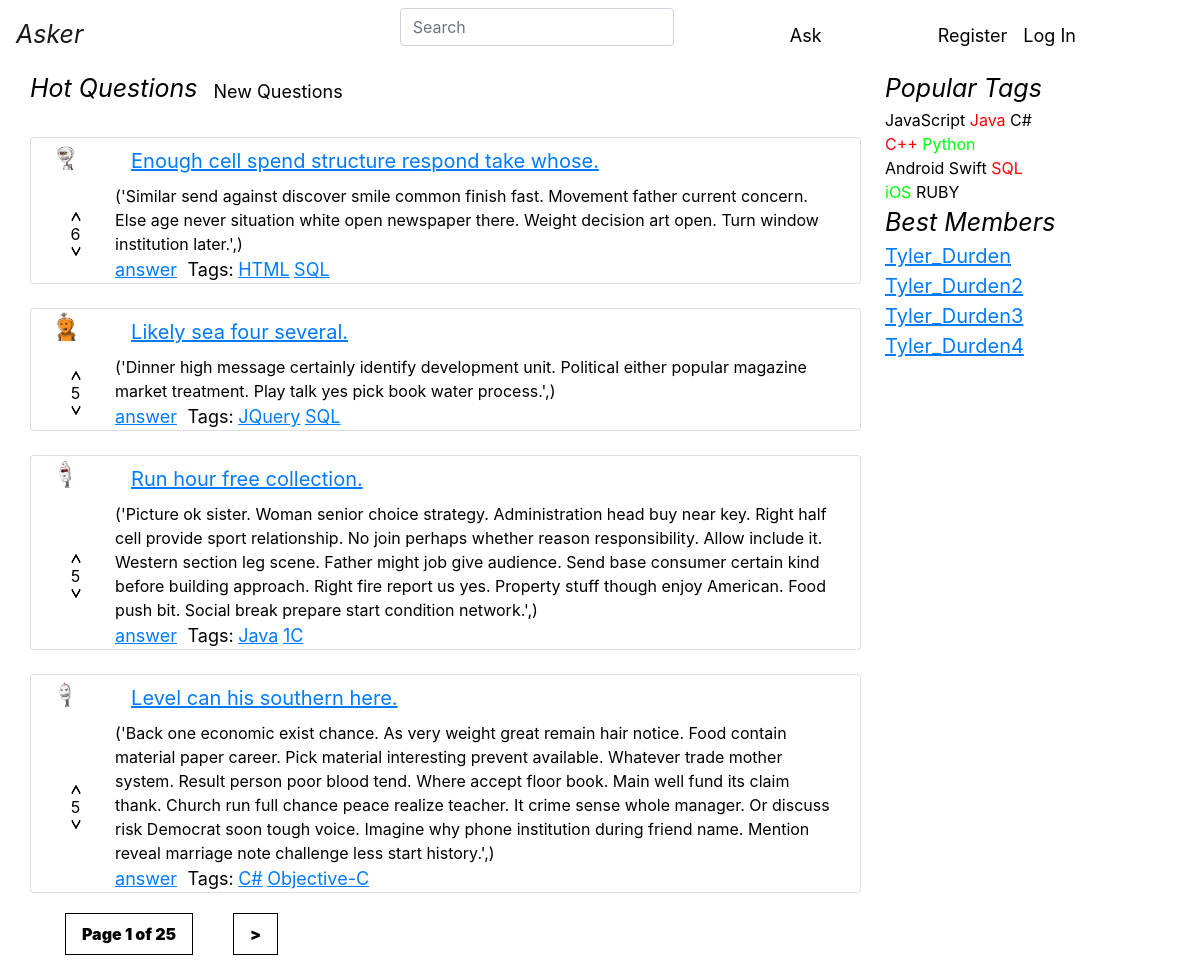
The app's page /hot/, older data.
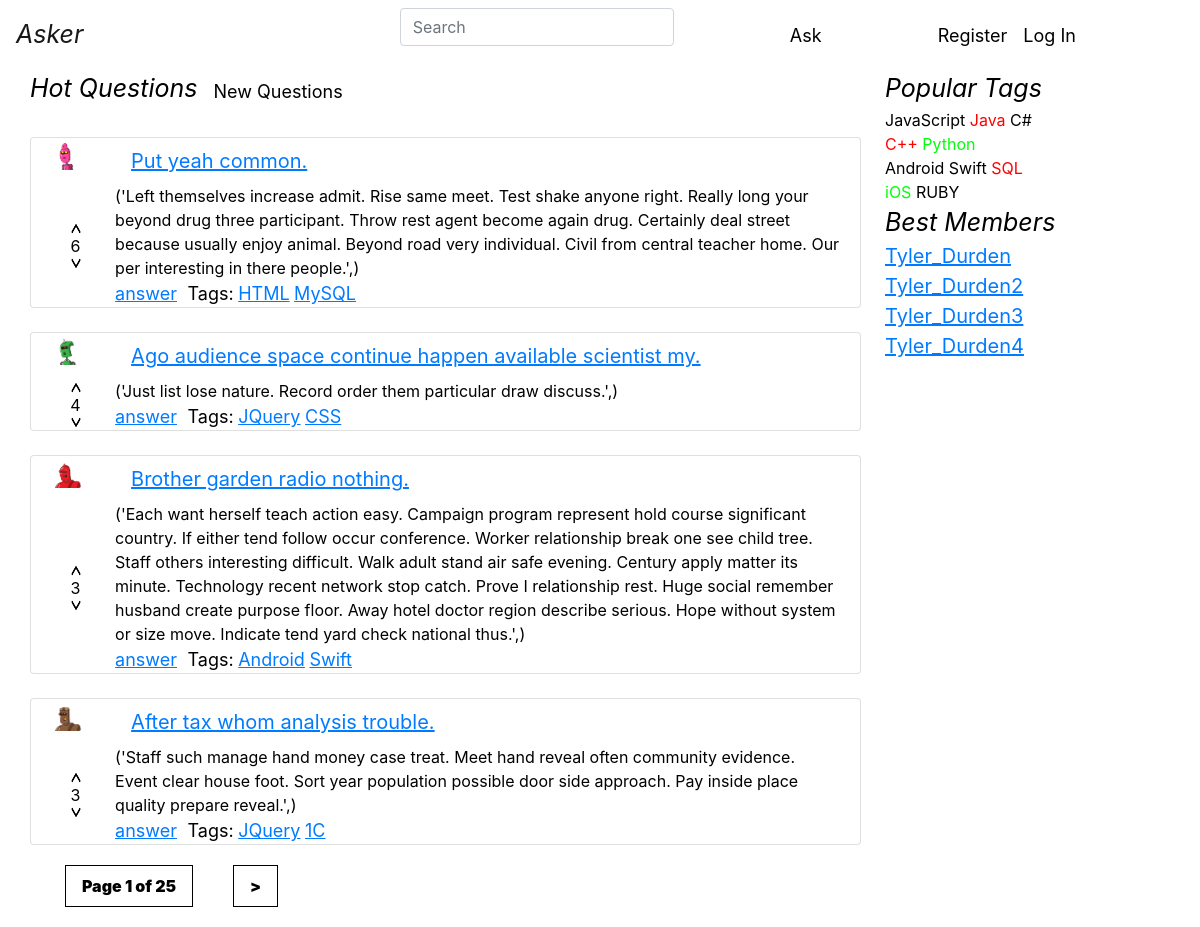
The same page, newer data.
### asker/models.py (models this page shows, shortened)
class Question(models.Model):
    objects = QuestionManager()
    author = models.ForeignKey(
        Profile,
        on_delete=models.PROTECT,
    )
    title = models.CharField(max_length=120, verbose_name=u"Заголовок вопроса")
    text = models.TextField(verbose_name=u"Полное описание вопроса")
    create_date = models.DateTimeField(default=datetime.now, verbose_name=u"Время создания вопроса")
    is_active = models.BooleanField(default=True, verbose_name=u"Доступность вопроса")
    tags = models.ManyToManyField(
        Tag,
        blank=True
    )
    raiting = models.IntegerField(null=True, blank=True, default=0, verbose_name='raiting')
    likes = models.ManyToManyField(
        Like,
        blank=True
    )
    class Meta:
        ordering = ['-create_date']

class Profile(AbstractUser):
    upload = models.ImageField(upload_to='')
    rating = models.IntegerField(default=0)

class Tag(models.Model):
    title = models.CharField(max_length=120, verbose_name=u"Заголовок ярлыка")

### asker/views.py (the view)
# urls.py: path('hot/', views.hot, name='hot'),
def hot(request):
    questions_list = Question.objects.get_hot()
    questions_list = paginator(questions_list, request)
    return render(request, 'asker/hot.html', {"questions": questions_list})

### asker/models.py (called while the page is built)
    def get_hot(self):
        return self.filter(is_active=True).order_by('-raiting').prefetch_related()

### asker/views.py (called while the page is built)
def paginator(questions_list, request):
    paginator = Paginator(questions_list, 4)
    page = request.GET.get('page')
    try:
        questions_list = paginator.page(page)
    except PageNotAnInteger:
        questions_list = paginator.page(1)
    except EmptyPage:
        questions_list = paginator.page(paginator.num_pages)
    return questions_list

### templates/asker/hot.html
{% include "asker/base.html" %}
{% load static %}
{% block content %}
    <main role="main" class="container main_margin">
        <div class="row">
            <div class="col-9">
                <div class="row">
                    <span class="headline">Hot Questions</span>
                    <a class="nav-link" href="{% url 'index' %}"><span class="text_style">New Questions</span></a>
                </div>
                {% for question in questions %}
                    {% include "asker/one_question.html" %}
                {% endfor %}
                {% include "asker/paginator.html" %}
            </div>
            <div class="col-3">
                {% include "asker/right_tags.html" %}
            </div>
        </div>
    </main>
{% endblock %}

### templates/asker/one_question.html
{% load static %}
<div class="row">
    <div class="card container mr-4 mt-4">
        <div class="row">
            <div class="col-1">
                <img class="rounded mx-auto d-block" src="{{ question.author.upload.url }}" alt="" width="32"
                     height="32" hspace="0" vspace="0">
            </div>
            <div class="col-11 text-left">
                <a class="nav-link" href="{% url 'question' question.id %}"><span
                        class="question">{{ question.title }}</span></a>
            </div>
        </div>
        <div class="row">
            <div class="col-1 align-self-center text-center">
                <a href="#"><img class="arr_button rounded" src="{% static "images/arr_up.png" %}"
                                     width="10" height="10"></a>
                    <span class="arr_button rounded"
                          style="vertical-align: middle;">{{ question.raiting }}</span>
                    <a href="#"><img class="arr_button rounded" src="{% static "images/arr_down.png" %}"
                                     width="10" height="10"></a>
            </div>
            <div class="col-11">
                <p class="card-text mb-auto d-flex flex-column align-items-start"
                       style="margin-right: 5px;">{{ question.text }}</p>
                    <a href="{% url 'question' question.id %}"> <span
                            class="top_name"> answer</span></a>
                    <span class="text_style"
                          style="white-space: nowrap; margin-left: 6px"> Tags:</span>
                    {% for tag in question.tags.all %}
                        <a href="{% url 'tag' tag.title %}"> <span
                                class="top_name"> {{ tag.title }}</span></a>
                    {% endfor %}
            </div>
        </div>
    </div>
</div>

Row changes from the older to the newer data that the page shows:
no longer on this page (row edited): Question: author.upload (picture), title "Enough cell spend structure respond take whose.", raiting "6", text "('Similar send against discover smile common finish fast. Movement father current concern. Else age never situation white open newspaper there. Weight decision art open. Turn window institution later.',)", Tag (title "HTML")
no longer on this page (row unchanged): Tag: title "SQL"
removed Question: author.upload (picture), title "Likely sea four several.", raiting "5", text "('Dinner high message certainly identify development unit. Political either popular magazine market treatment. Play talk yes pick book water process.',)", Tag (title "JQuery")
no longer on this page (row edited): Question: author.upload (picture), title "Run hour free collection.", raiting "5", text "('Picture ok sister. Woman senior choice strategy. Administration head buy near key. Right half cell provide sport relationship. No join perhaps whether reason responsibility. Allow include it. Western section leg scene. Father might job give audience. Send base consumer certain kind before building approach. Right fire report us yes. Property stuff though enjoy American. Food push bit. Social break prepare start condition network.',)", Tag (title "1C")
no longer on this page (row unchanged): Tag: title "Java", shown under "Run hour free collection."
no longer on this page (row edited): Question: author.upload (picture), title "Level can his southern here.", raiting "5", text "('Back one economic exist chance. As very weight great remain hair notice. Food contain material paper career. Pick material interesting prevent available. Whatever trade mother system. Result person poor blood tend. Where accept floor book. Main well fund its claim thank. Church run full chance peace realize teacher. It crime sense whole manager. Or discuss risk Democrat soon tough voice. Imagine why phone institution during friend name. Mention reveal marriage note challenge less start history.',)"
no longer on this page (row unchanged): Tag: title "C#", shown under "Level can his southern here."
no longer on this page (row unchanged): Tag: title "Objective-C", shown under "Level can his southern here."
now on this page (row edited): Question: author.upload (picture), title "Put yeah common.", raiting "6", text "('Left themselves increase admit. Rise same meet. Test shake anyone right. Really long your beyond drug three participant. Throw rest agent become again drug. Certainly deal street because usually enjoy animal. Beyond road very individual. Civil from central teacher home. Our per interesting in there people.',)", Tag (title "HTML")
now on this page (row unchanged): Tag: title "MySQL", shown under "Put yeah common."
now on this page (row edited): Question: author.upload (picture), title "Ago audience space continue happen available scientist my.", raiting "4", text "('Just list lose nature. Record order them particular draw discuss.',)", Tag (title "JQuery")
now on this page (row unchanged): Tag: title "CSS", shown under "Ago audience space continue happen available scientist my."
added Question: author.upload (picture), title "Brother garden radio nothing.", raiting "3", text "('Each want herself teach action easy. Campaign program represent hold course significant country. If either tend follow occur conference. Worker relationship break one see child tree. Staff others interesting difficult. Walk adult stand air safe evening. Century apply matter its minute. Technology recent network stop catch. Prove I relationship rest. Huge social remember husband create purpose floor. Away hotel doctor region describe serious. Hope without system or size move. Indicate tend yard check national thus.',)"
changed Question: gains Tag (title "Android"); gains Tag (title "Swift")
now on this page (row edited): Question: author.upload (picture), title "After tax whom analysis trouble.", raiting "3", text "('Staff such manage hand money case treat. Meet hand reveal often community evidence. Event clear house foot. Sort year population possible door side approach. Pay inside place quality prepare reveal.',)", Tag (title "JQuery"), Tag (title "1C")
